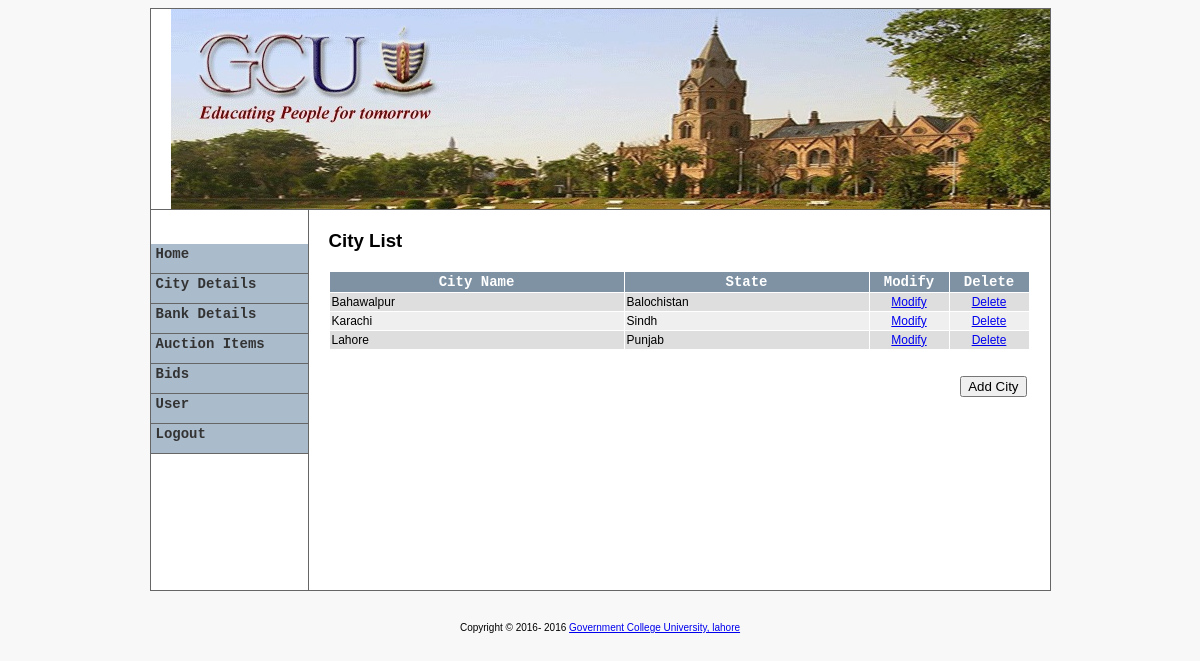
The app's page /admin/city/index.php (signed in) with its own data.
### tables this page shows
CREATE TABLE `tbl_cities` (
  `id` int(10) NOT NULL,
  `city` varchar(100) NOT NULL,
  `state` varchar(100) NOT NULL
);

### admin/city/index.php (called while the page is built, shortened)
<?php
require_once '../include/template.php';
?>

### library/database.php (called while the page is built, shortened)
<?php
function dbQuery($sql)
{
	$result = mysql_query($sql) or die(mysql_error());
	return $result;
}
function dbFetchAssoc($result)
{
	return mysql_fetch_assoc($result);
}
function dbNumRows($result)
{
	return mysql_num_rows($result);
}
?>

### admin/city/list.php (the view, shortened to what this page needs)
<?php
if (isset($_GET['cId']) && (int)$_GET['cId'] >= 0) {
	$cId = (int)$_GET['cId'];
	$queryString = "&cId=$cId";
} else {
	$cId = 0;
}
$rowsPerPage = 10;
$sql = "SELECT id, city, state
        FROM tbl_cities";
$result     = dbQuery(getPagingQuery($sql, $rowsPerPage));
?>
<h3>City List</h3>
<form action="processCategory.php?action=addCategory" method="post"  name="frmListCategory" id="frmListCategory">
 <table width="100%" border="0" align="center" cellpadding="2" cellspacing="1" class="text">
  <tr align="center" id="listTableHeader">
   <td>City Name</td>
   <td>State</td>
   <td width="75">Modify</td>
   <td width="75">Delete</td>
  </tr>
  <?php
if (dbNumRows($result) > 0) {
	$i = 0;
	while($row = dbFetchAssoc($result)) {
		extract($row);
		if ($i%2) {
			$class = 'row1';
		} else {
			$class = 'row2';
		}
		$i += 1;
?>
  <tr class="<?php echo $class; ?>">
   <td><?php echo $city; ?></td>
   <td><?php echo $state; ?></td>
   <td width="75" align="center"><a href="javascript:modifyCity(<?php echo $id; ?>);">Modify</a></td>
   <td width="75" align="center"><a href="javascript:deleteCity(<?php echo $id; ?>);">Delete</a></td>
  </tr>
  <?php
	}
?>
  <tr>
   <td colspan="5" align="center">
   ?></td>
  </tr>
<?php
} else {
?>
  <tr>
   <td colspan="5" align="center">No City Yet</td>
  </tr>
  <?php
}
?>
  <tr>
   <td colspan="5">&nbsp;</td>
  </tr>
  <tr>
   <td colspan="5" align="right"> <input name="btnAddCategory" type="button" id="btnAddCategory" value="Add City"  onClick="addCategory(<?php echo $cId; ?>)">   </td>
  </tr>
 </table>
 <p>&nbsp;</p>
</form>

### admin/include/admin.css (style rules this page uses)
#listTableHeader { font-family: "Courier New", Courier, mono; font-size: 14px; color: #FFFFFF; background-color: #7F92A4; font-weight: bold; background-position: center; }
.row1 { background-color: #EFEFEF; }
.row2 { background-color: #DEDEDE; }
body { font-family: "Arial", "Helvetica", "sans-serif"; text-align: center; font-size: 10px; }
.text { font-family: Arial, Helvetica, sans-serif; font-size: 12px; }

### admin/include/template.php (style rules this page uses)
body { background-color:#F8F8F8; }

### records on screen
tbl_cities: city "Bahawalpur", state "Balochistan"
tbl_cities: city "Karachi", state "Sindh"
tbl_cities: city "Lahore", state "Punjab"
